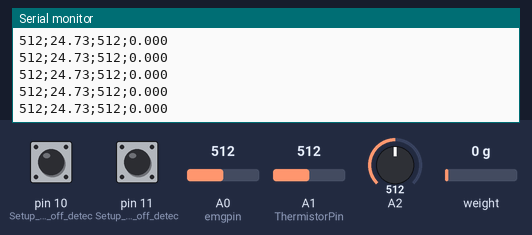
Bench run of a sketch on a simulated Arduino Uno, built with avr-gcc and run on an emulated ATmega328P. Shown: the last lines printed to the serial monitor. The test bench sets the inputs (shaded band); at power-on: pin 10 (Setup_for_leads_off_detec) LOW, weight on the scale 0 g, A0 (emgpin) = 512, A2 = 512, A1 (ThermistorPin) = 512, pin 11 (Setup_for_leads_off_detec) LOW.

Above: at 2.2 s.
2.3 s: pin 10 (Setup_for_leads_off_detec) pulled HIGH for 0.15 s
3.9 s: weight on the scale set to 100 g
At 4.4 s:
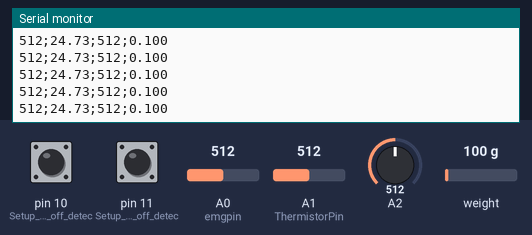
5.4 s: A0 (emgpin) set to 716
At 6.5 s:
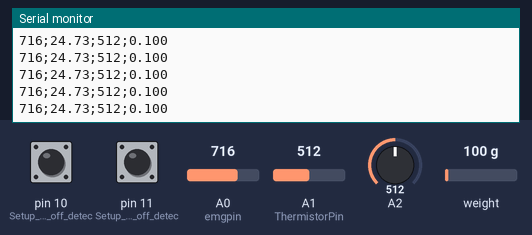
6.9 s: A2 set to 716
At 7.6 s:
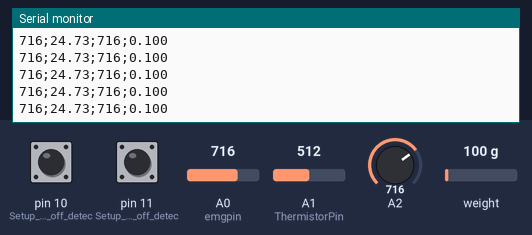
8.4 s: A1 (ThermistorPin) set to 306
At 9.2 s:
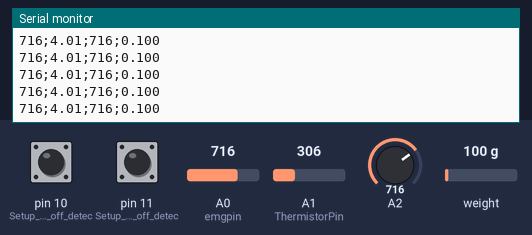
9.9 s: weight on the scale set to 1250 g
At 10.7 s:
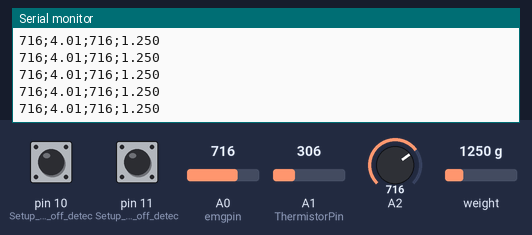
Timing chart, 0 to 12.4 s (numbered marks = the images above; inputs shaded):
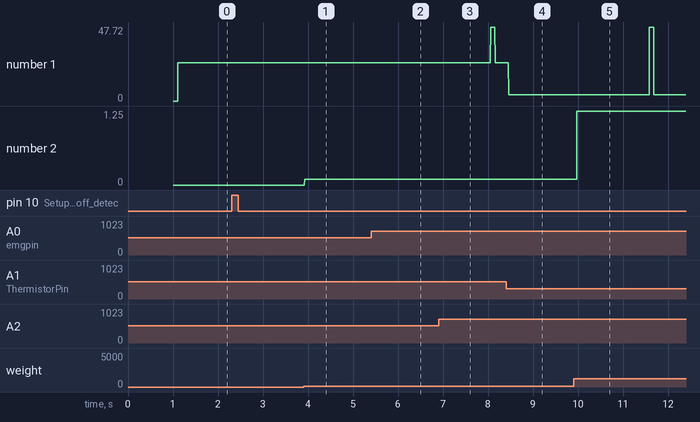

The sketch:

mus.ino
```cpp
#include "HX711.h"  //You must have this library in your arduino library folder

#define DOUT  4
#define CLK  3
HX711 scale(DOUT, CLK);

//Change this calibration factor as per your load cell once it is found you many need to vary it in thousands
float calibration_factor = -846640; //-106600 worked for my 40Kg max scale setup
float agirlik;
float new_agirlik;
char dataReady=0;
int emgpin = A0;
int ekg = 0;
int emgReading;
int ThermistorPin = A1;
int Vo;
float R1 = 10000;
float logR2, R2, T, Tc;
float c1 = 1.009249522e-03, c2 = 2.378405444e-04, c3 = 2.019202697e-07;
void setupTimer1() {
  noInterrupts();
  // Clear registers
  TCCR1A = 0;
  TCCR1B = 0;
  TCNT1 = 0;

  // 830.0477277443453 Hz (12000000/((14456+1)*1))
//  OCR1A = 14456;
  OCR1A = 13332;
  // CTC
  TCCR1B |= (1 << WGM12);
  // Prescaler 8
  TCCR1B |= (1 << CS11);
  // Output Compare Match A Interrupt Enable
  TIMSK1 |= (1 << OCIE1A);
  interrupts();
}

void setup() {
  // initialize the serial communication:
  Serial.begin(115200);
  scale.begin(DOUT, CLK);
  scale.set_scale();  //Calibration Factor obtained from first sketch
  scale.tare();             //Reset the scale to 0
//  Serial.println("CLEARDATA");
//  Serial.println("LABEL,t,A0");
  pinMode(10, INPUT); // Setup for leads off detection LO +
  pinMode(11, INPUT); // Setup for leads off detection LO -
  setupTimer1();

}

void loop() {
  scale.set_scale(calibration_factor);
  new_agirlik = scale.get_units();
  if(new_agirlik>0)
  {
    agirlik=new_agirlik;
  }
    Vo = analogRead(ThermistorPin);
    R2 = R1 * (1023.0 / (float)Vo - 1.0);
    logR2 = log(R2);
    T = (1.0 / (c1 + c2*logR2 + c3*logR2*logR2*logR2));
    Tc = T - 273.15;

}

ISR(TIMER1_COMPA_vect){//timer0 interrupt 2kHz toggles pin 8
//generates pulse wave of frequency 2kHz/2 = 1kHz (takes two cycles for full wave- toggle high then toggle low)
  dataReady=1;
  if(dataReady>0)
  {
    dataReady=0;
    ekg = analogRead(A2);
    emgReading  = analogRead(emgpin);
    //sicaklik = analogRead(A1);
    //tarti = analogRead(A2);
    if((digitalRead(10) == 1)||(digitalRead(11) == 1)){
      Serial.println(0);
    }
    else{

        Serial.print(emgReading);
        Serial.print(";");
        Serial.print(Tc);
        Serial.print(";");
        Serial.print(ekg);
        Serial.print(";");
        Serial.println(agirlik, 3);  //Up to 3 decimal points
    }


    }
}
```

Measured:
- after the input at 3.9 s, the serial monitor: prints a new line at once (image 1)
- after the input at 5.4 s, the serial monitor: prints a new line at once (image 2)
- after the input at 6.9 s, the serial monitor: prints a new line at once (image 3)
- after the input at 8.4 s, the serial monitor: prints a new line after 0.06 s (image 4)
- after the input at 9.9 s, the serial monitor: prints a new line after 0.07 s (image 5)
- plotted number 1: 24.73 → 4.01 after the input at 8.4 s
- plotted number 2: 0 → 0.1 after the input at 3.9 s, 0.1 → 1.25 after the input at 9.9 s
